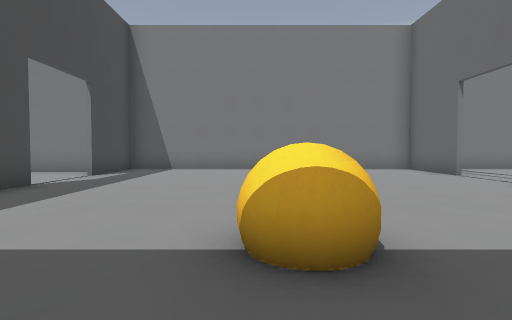
View 1 (above)

19 first-person views from a walk through a 3-D level made in the Godot game engine. The camera is 1.4 m above the floor, tilts 2° down and sees 80° across. The floor is counted in squares, 2 m on a side. Each view is taken from the middle of a square. On the plan, view 1 faces up. The plan holds only what a view shows up to about 10 squares ahead; the rest is blank. The place goes on beyond the plan.

View 2
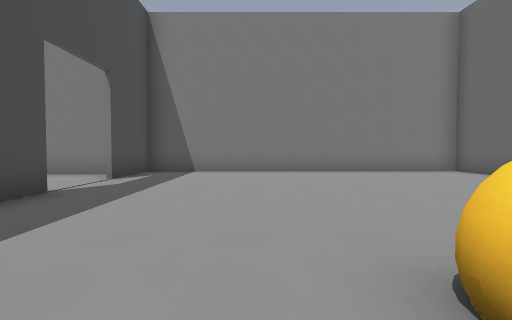

View 3
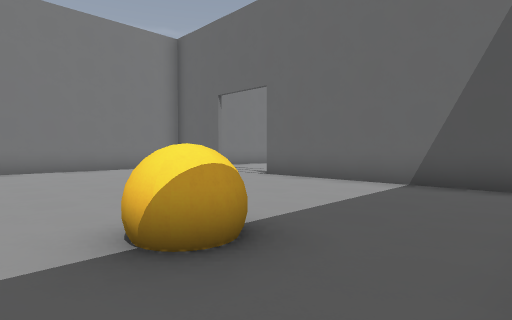

View 4
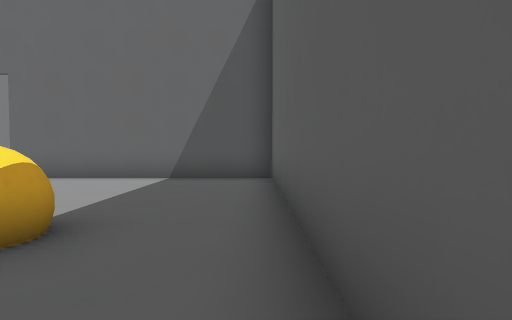

View 5
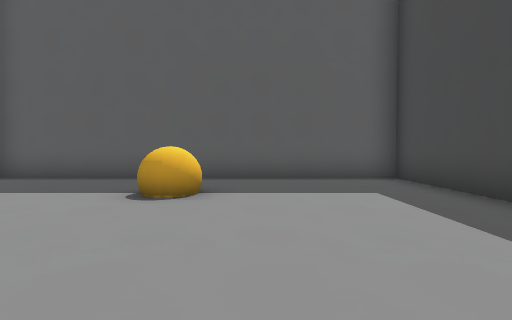

View 6
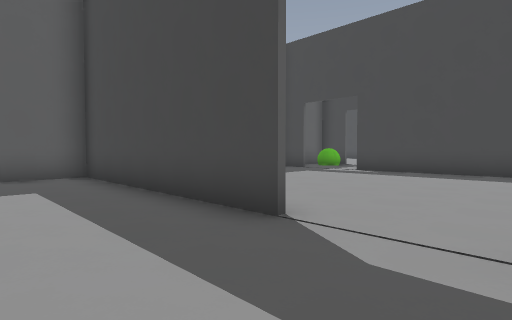

View 7
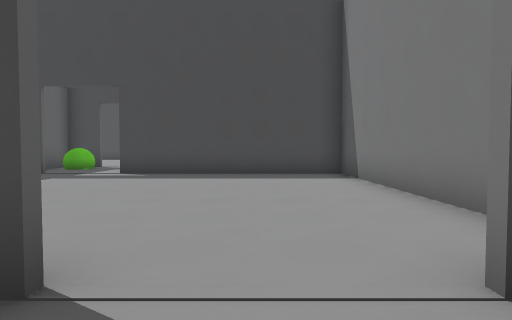

View 8
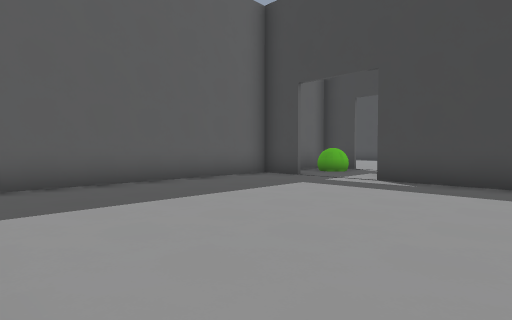

View 9
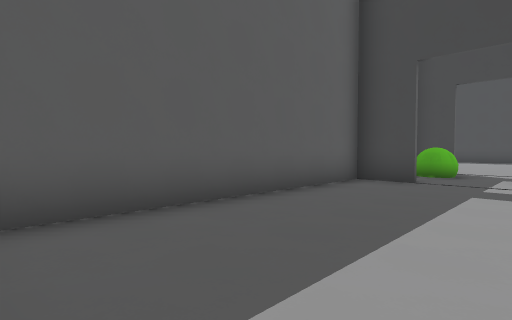

View 10
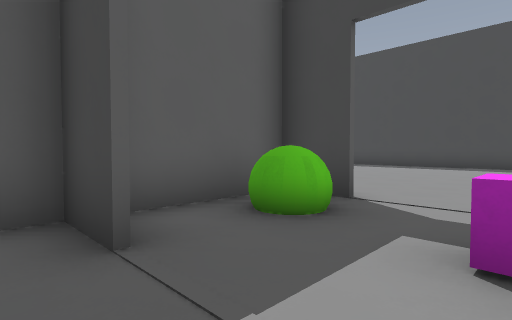

View 11
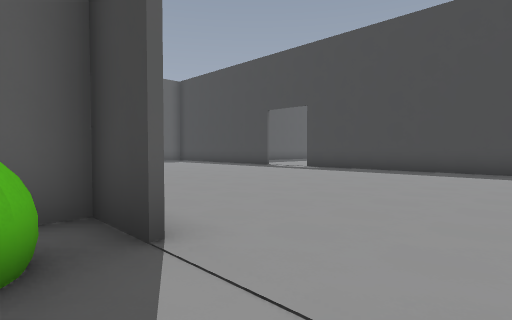

View 12
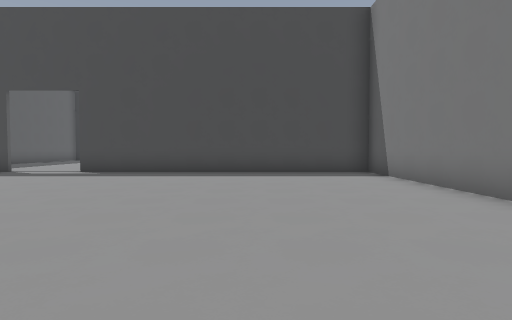

View 13
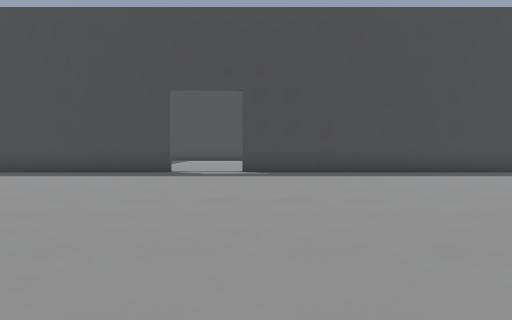

View 14
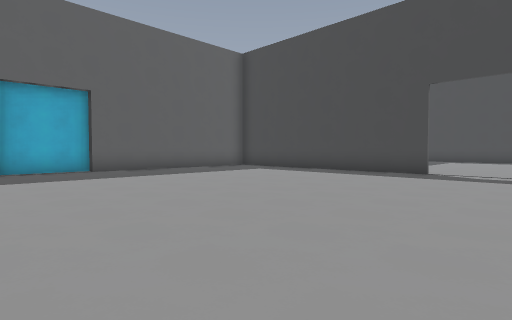

View 15
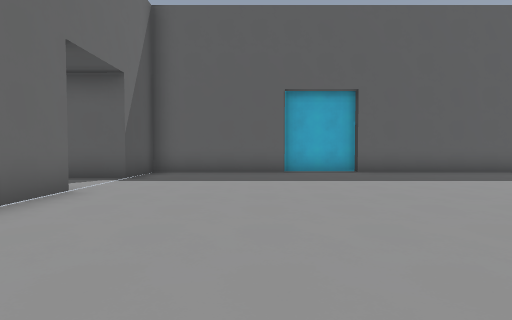

View 16
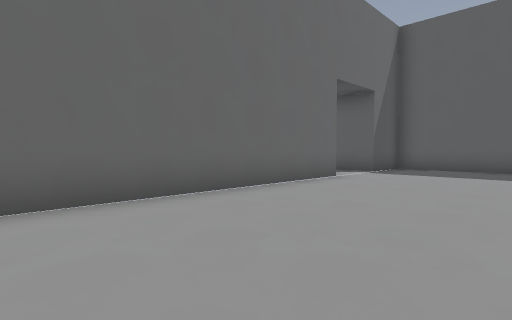

View 17
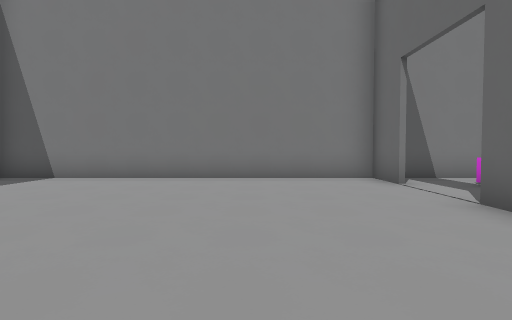

View 18
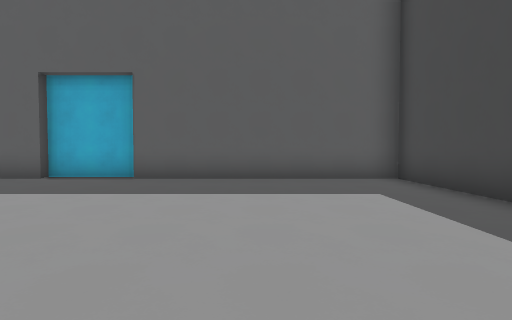

View 19
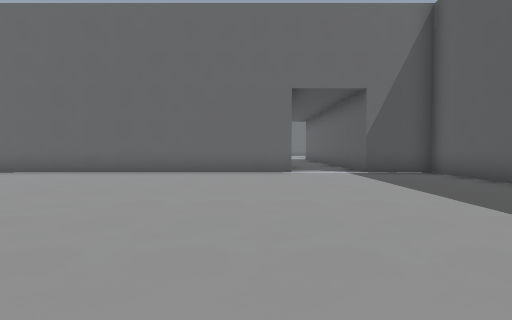

### Floor plan
Points are (right, up) in squares from view 1. A wall is a line through its corners. A room is listed if a view was taken in it or the views show most of it. See-through windows are left out.
Room 1 (views 1, 2, 3, 4, 5, 6, 7, 8, 9, 10)
walls: (-4.4, 6) (-4.4, -0.5); (-5.1, 9.5) (-11.8, 9.5) (-11.8, 3); (5.4, 8.1) (5.4, 10.7) (-4.4, 10.7) (-4.4, 8.1); (-11.8, 1) (-11.8, -0.5); (-11.5, -0.4) (5.4, -0.4) (5.4, 6)
ways out: opening at (-12, 1.5) to room 2; opening at (5.3, 7)
objects: ball (0, 2)
Room 2 (views 11, 12, 13, 14, 15, 16, 17, 18, 19)
walls: (-15.1, 0.4) (-15.1, 0.9); (-24.4, -6.5) (-24.4, -14.3) (-18.1, -14.3) (-18.1, -14.5) (-15.9, -14.5); (-15, 1) (-15, -0.4) (-11.5, -0.4); (-11.9, -10.1) (-11.9, -1.2); (-15.1, 3) (-15.1, 4.5) (-24.4, 4.5) (-24.4, -4.5); (-16, -14.3) (-11.9, -14.3) (-11.9, -12.3); (-12.4, 4.5) (-14.4, 4.5)
ways out: opening at (-12, 1.5) to room 1; opening at (-24, -5.5); opening at (-12, -11.5)
objects: ball (-14, 1); block (-13, 3)

Positions as (right, up) in squares from view 1, and headings:
1: (0, 0), facing up
2: (-1, 1), facing up
3: (-1, 0), facing up-right
4: (-2, 0), facing right
5: (-1, 7), facing down
6: (-2, 8), facing down-left
7: (-3, 7), facing left
8: (-5, 6), facing down-left
9: (-5, 3), facing down-left
10: (-11, 3), facing down-left
11: (-14, 3), facing down-left
12: (-15, 1), facing left
13: (-15, -4), facing left
14: (-15, -4), facing down-left
15: (-15, -5), facing down
16: (-16, -3), facing down-right
17: (-18, -3), facing up
18: (-21, -7), facing down
19: (-21, -9), facing right
